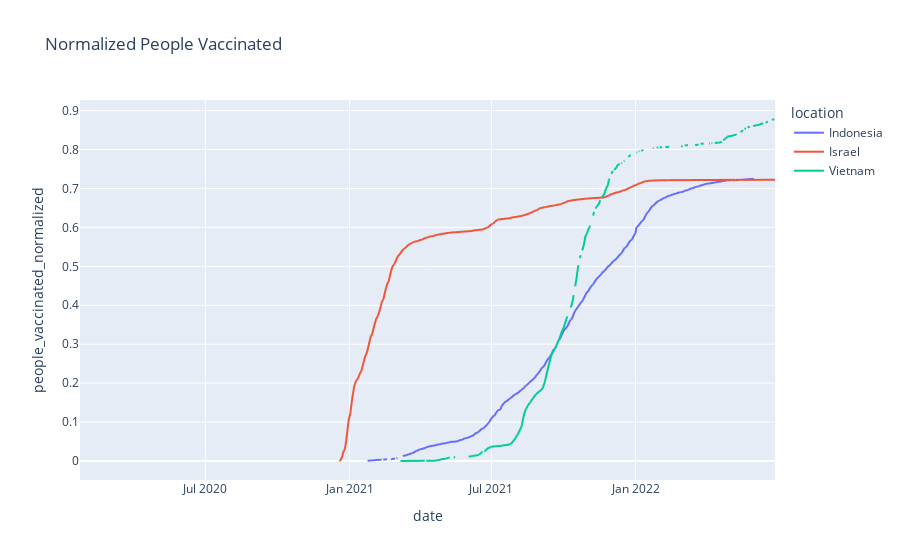

The notebook cell this image was saved under:
### Code cell
fig = px.line(df_intermediate, x="date", y="people_vaccinated_normalized", color='location', title='Normalized People Vaccinated')
fig.show()

### Figure 1 — Plotly figure (JSON) as saved in the notebook; plotly's stock layout.template omitted (floating-point values rounded to 4 significant figures; data arrays with more than 128 entries replaced by an {"elided": "..."} marker saying what was removed)
{"data": [{"hovertemplate": "location=Indonesia<br>date=%{x}<br>people_vaccinated_normalized=%{y}<extra></extra>", "legendgroup": "Indonesia", "line": {"color": "#636efa", "dash": "solid"}, "marker": {"symbol": "circle"}, "mode": "lines", "name": "Indonesia", "showlegend": true, "type": "scattergl", "x": {"elided": "849 str values"}, "xaxis": "x", "y": {"elided": "849 float values"}, "yaxis": "y"}, {"hovertemplate": "location=Israel<br>date=%{x}<br>people_vaccinated_normalized=%{y}<extra></extra>", "legendgroup": "Israel", "line": {"color": "#EF553B", "dash": "solid"}, "marker": {"symbol": "circle"}, "mode": "lines", "name": "Israel", "showlegend": true, "type": "scattergl", "x": {"elided": "860 str values"}, "xaxis": "x", "y": {"elided": "860 float values"}, "yaxis": "y"}, {"hovertemplate": "location=Vietnam<br>date=%{x}<br>people_vaccinated_normalized=%{y}<extra></extra>", "legendgroup": "Vietnam", "line": {"color": "#00cc96", "dash": "solid"}, "marker": {"symbol": "circle"}, "mode": "lines", "name": "Vietnam", "showlegend": true, "type": "scattergl", "x": {"elided": "888 str values"}, "xaxis": "x", "y": {"elided": "888 float values"}, "yaxis": "y"}], "layout": {"legend": {"title": {"text": "location"}, "tracegroupgap": 0}, "title": {"text": "Normalized People Vaccinated"}, "xaxis": {"anchor": "y", "domain": [0, 1], "title": {"text": "date"}}, "yaxis": {"anchor": "x", "domain": [0, 1], "title": {"text": "people_vaccinated_normalized"}}}}
